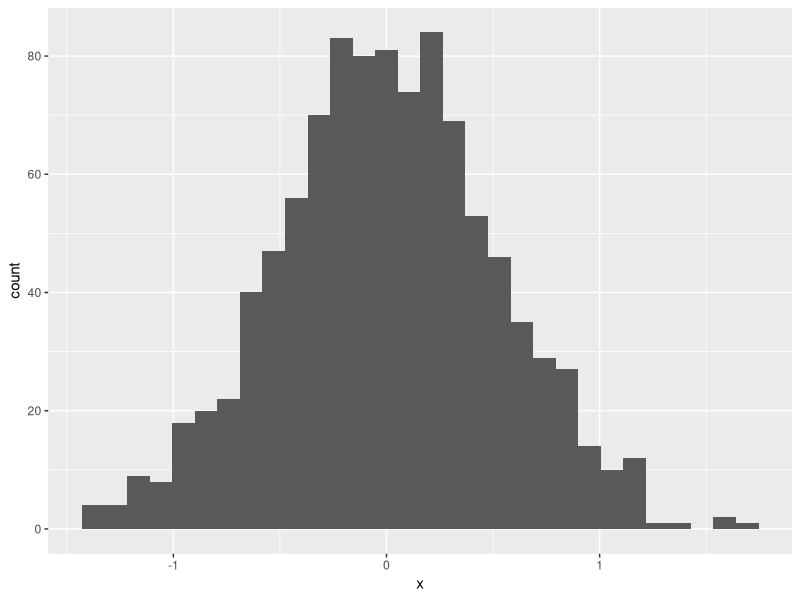
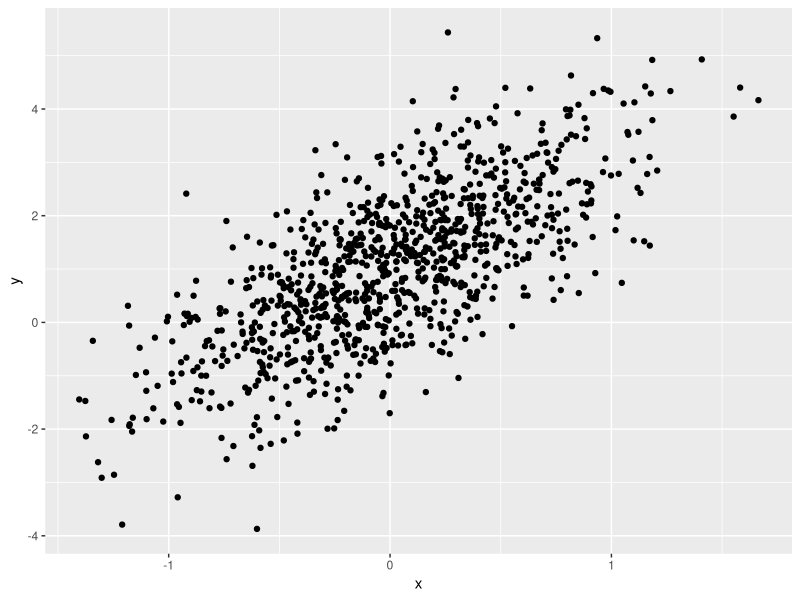
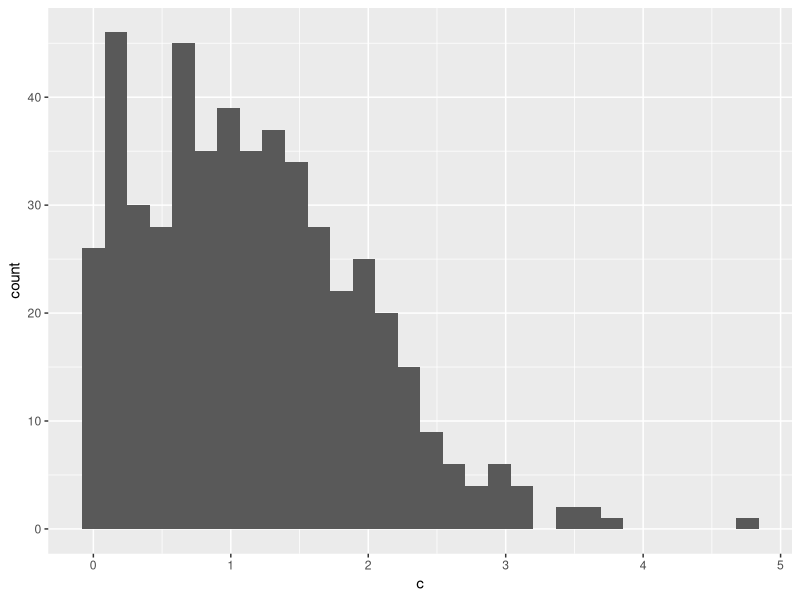

Write R code to recreate these figures, in order.
## ---- chunk 1
# eval=FALSE -> shows code but doesn't run it
# echo=FALSE -> don't show the code
# message=FALSE -> don't show output of the code
library(tidyverse)
## ---- chunk 2
samp = rnorm(100)
length(samp)
## ---- chunk 3
plot_df = 
  tibble(
    x = rnorm(1000, sd=0.5),
    y = 1+2*x+rnorm(1000)
  )
## ---- chunk 4
ggplot(plot_df, aes(x=x)) + geom_histogram()
## ---- chunk 5
ggplot(plot_df, aes(x=x,y=y)) + geom_point()
## ---- chunk 6
dataf = 
  tibble(
    a = rnorm(500, mean=1),
    b = a > 0,
    c = abs(a)
  )
ggplot(dataf, aes(x=c)) + geom_histogram()
